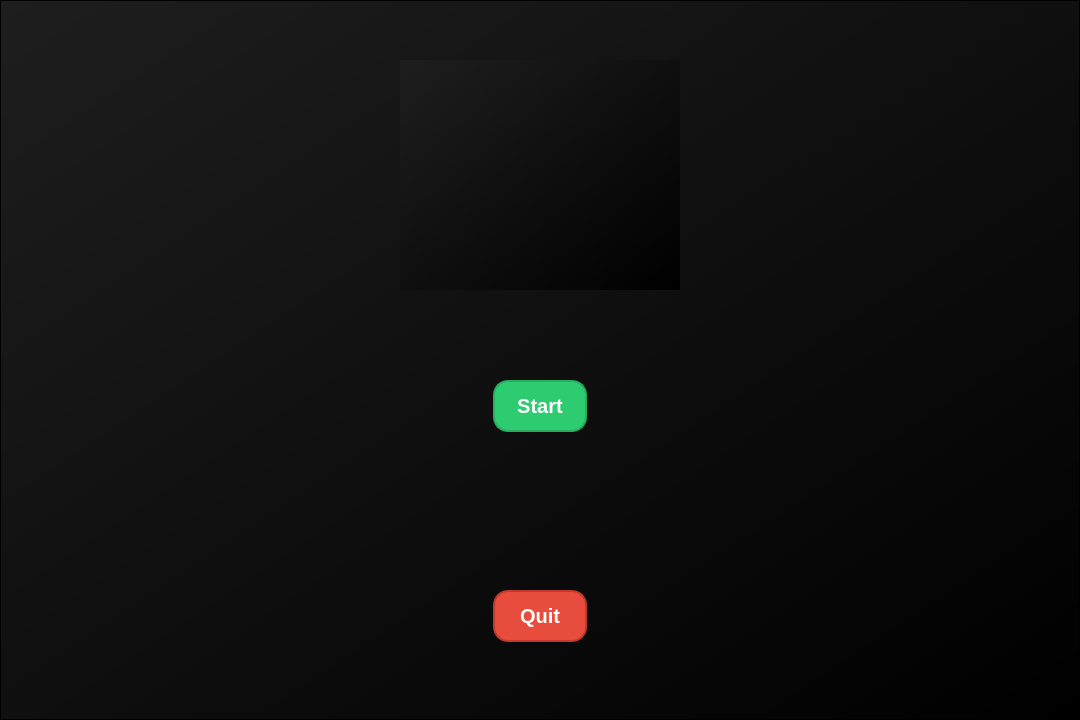
<?xml version="1.0" encoding="UTF-8"?>
<ui version="4.0">
 <class>tho3ban</class>
 <widget class="QMainWindow" name="tho3ban">
  <property name="geometry">
   <rect>
    <x>0</x>
    <y>0</y>
    <width>1080</width>
    <height>720</height>
   </rect>
  </property>
  <property name="sizePolicy">
   <sizepolicy hsizetype="Fixed" vsizetype="Fixed">
    <horstretch>0</horstretch>
    <verstretch>0</verstretch>
   </sizepolicy>
  </property>
  <property name="minimumSize">
   <size>
    <width>1080</width>
    <height>720</height>
   </size>
  </property>
  <property name="windowTitle">
   <string>tho3ban</string>
  </property>
  <widget class="QWidget" name="centralwidget">
   <property name="sizePolicy">
    <sizepolicy hsizetype="Fixed" vsizetype="Fixed">
     <horstretch>0</horstretch>
     <verstretch>0</verstretch>
    </sizepolicy>
   </property>
   <property name="minimumSize">
    <size>
     <width>1080</width>
     <height>720</height>
    </size>
   </property>
   <property name="mouseTracking">
    <bool>true</bool>
   </property>
   <property name="autoFillBackground">
    <bool>false</bool>
   </property>
   <property name="styleSheet">
    <string notr="true">background-color: qlineargradient(spread:pad, x1:0, y1:0, x2:1, y2:1, stop:0 #1E1E1E, stop:1 #000000);</string>
   </property>
   <widget class="QFrame" name="frame">
    <property name="geometry">
     <rect>
      <x>0</x>
      <y>0</y>
      <width>1080</width>
      <height>720</height>
     </rect>
    </property>
    <property name="sizePolicy">
     <sizepolicy hsizetype="Fixed" vsizetype="Fixed">
      <horstretch>0</horstretch>
      <verstretch>0</verstretch>
     </sizepolicy>
    </property>
    <property name="autoFillBackground">
     <bool>false</bool>
    </property>
    <property name="styleSheet">
     <string notr="true">background-color: qlineargradient(
        spread:pad, 
        x1:0, y1:0, x2:0, y2:1, 
        stop:0 #050124,     /* Deep dark space blue at the top */
        stop:0.4 #22004c,   /* Dark neon purple */
        stop:0.7 #8a005e,   /* Synthwave magenta */
        stop:1 #ff0055      /* Hot neon pink at the bottom */
    );</string>
    </property>
    <property name="frameShape">
     <enum>QFrame::Shape::StyledPanel</enum>
    </property>
    <property name="frameShadow">
     <enum>QFrame::Shadow::Raised</enum>
    </property>
    <widget class="QPushButton" name="pushButton">
     <property name="geometry">
      <rect>
       <x>493</x>
       <y>380</y>
       <width>94</width>
       <height>52</height>
      </rect>
     </property>
     <property name="autoFillBackground">
      <bool>false</bool>
     </property>
     <property name="styleSheet">
      <string notr="true">QPushButton {
    background-color: #2ECC71; /* A nice bright green */
    color: white;
    border: 2px solid #27AE60; /* Darker green border */
    border-radius: 15px;       /* Rounded corners */
    font-size: 20px;
    font-weight: bold;
    padding: 10px;             /* Space inside the button */
}

/* 2. When the mouse hovers over the button */
QPushButton:hover {
    background-color: #27AE60; /* Slightly darker green */
    border: 2px solid #2ECC71; /* Swap the border color */
}

/* 3. When the button is actively being clicked */
QPushButton:pressed {
    background-color: #1E8449; /* Even darker green */
    padding-top: 12px;         /* Creates a &quot;push down&quot; effect */
    padding-bottom: 8px;
}</string>
     </property>
     <property name="text">
      <string>Start</string>
     </property>
     <property name="default">
      <bool>false</bool>
     </property>
    </widget>
    <widget class="QPushButton" name="pushButton_2">
     <property name="geometry">
      <rect>
       <x>493</x>
       <y>590</y>
       <width>94</width>
       <height>52</height>
      </rect>
     </property>
     <property name="contextMenuPolicy">
      <enum>Qt::ContextMenuPolicy::DefaultContextMenu</enum>
     </property>
     <property name="styleSheet">
      <string notr="true">/* 1. The normal button state (Red) */
QPushButton {
    background-color: #E74C3C; /* Bright red */
    color: white;
    border: 2px solid #C0392B; /* Darker red border */
    border-radius: 15px;       /* Rounded corners */
    font-size: 20px;
    font-weight: bold;
    padding: 10px;             /* Space inside the button */
}

/* 2. When the mouse hovers over the button */
QPushButton:hover {
    background-color: #C0392B; /* Slightly darker red */
    border: 2px solid #E74C3C; /* Swap the border color */
}

/* 3. When the button is actively being clicked */
QPushButton:pressed {
    background-color: #922B21; /* Even darker red */
    padding-top: 12px;         /* Creates a &quot;push down&quot; effect */
    padding-bottom: 8px;
}</string>
     </property>
     <property name="text">
      <string>Quit</string>
     </property>
     <property name="icon">
      <iconset theme="QIcon::ThemeIcon::SystemShutdown"/>
     </property>
     <property name="checkable">
      <bool>false</bool>
     </property>
    </widget>
    <widget class="QLabel" name="label">
     <property name="enabled">
      <bool>true</bool>
     </property>
     <property name="geometry">
      <rect>
       <x>400</x>
       <y>60</y>
       <width>280</width>
       <height>230</height>
      </rect>
     </property>
     <property name="styleSheet">
      <string notr="true"/>
     </property>
     <property name="text">
      <string/>
     </property>
     <property name="pixmap">
      <pixmap resource="assets.qrc">:/resources/photo.png</pixmap>
     </property>
     <property name="scaledContents">
      <bool>true</bool>
     </property>
    </widget>
   </widget>
  </widget>
 </widget>
 <resources>
  <include location="assets.qrc"/>
 </resources>
 <connections/>
</ui>
